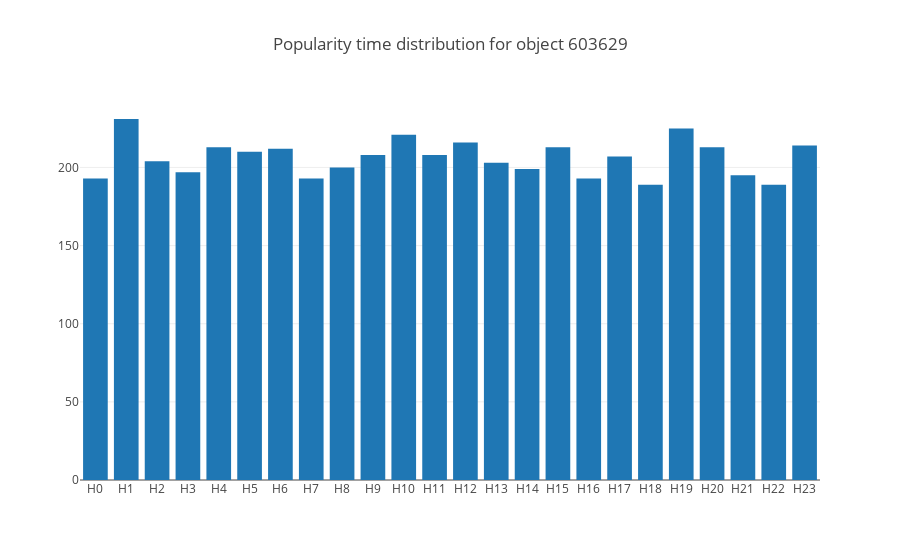
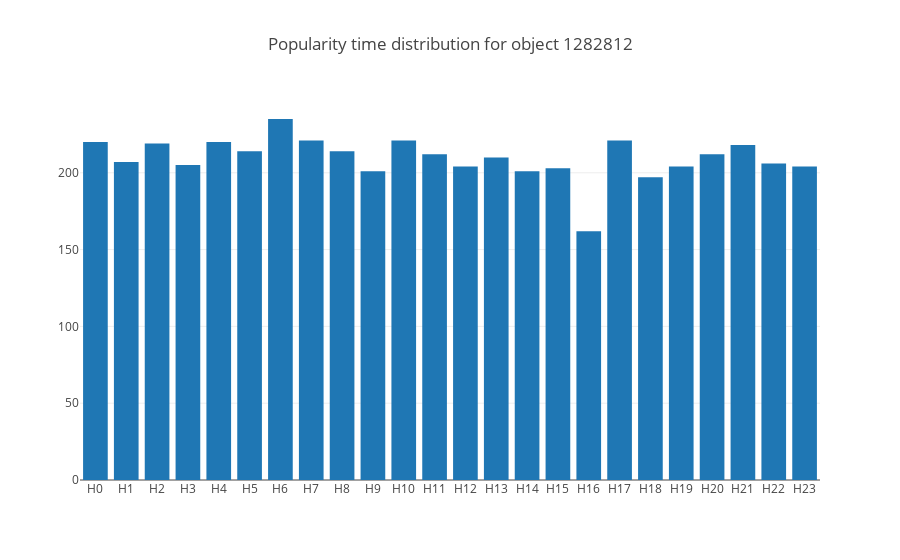
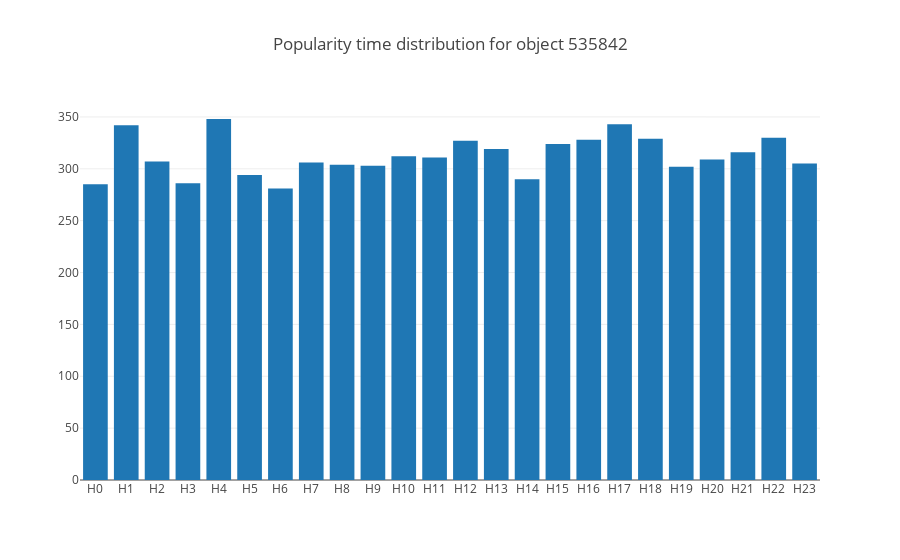

The cell these charts' notebook holds for them, in order:
### Markdown cell above
Визуализируем полученные результаты.

### Code cell
popularity_of_objects.foreach( x => {
    val groups = x(1).asInstanceOf[WrappedArray[Integer]].map(x => "H" + x.toString).toList
    val counts = x(2).asInstanceOf[WrappedArray[Long]].toList
    plot_top_objects("Popularity time distribution for object " + x(0).toString, groups, counts)
})

### Figure 1 — Plotly figure (JSON) as saved in the notebook; plotly's stock layout.template omitted (floating-point values rounded to 4 significant figures)
{"data": [{"type": "bar", "x": ["H0", "H1", "H2", "H3", "H4", "H5", "H6", "H7", "H8", "H9", "H10", "H11", "H12", "H13", "H14", "H15", "H16", "H17", "H18", "H19", "H20", "H21", "H22", "H23"], "y": [193, 231, 204, 197, 213, 210, 212, 193, 200, 208, 221, 208, 216, 203, 199, 213, 193, 207, 189, 225, 213, 195, 189, 214]}], "layout": {"title": "Popularity time distribution for object 603629"}}

### Figure 2 — Plotly figure (JSON) as saved in the notebook; plotly's stock layout.template omitted (floating-point values rounded to 4 significant figures)
{"data": [{"type": "bar", "x": ["H0", "H1", "H2", "H3", "H4", "H5", "H6", "H7", "H8", "H9", "H10", "H11", "H12", "H13", "H14", "H15", "H16", "H17", "H18", "H19", "H20", "H21", "H22", "H23"], "y": [220, 207, 219, 205, 220, 214, 235, 221, 214, 201, 221, 212, 204, 210, 201, 203, 162, 221, 197, 204, 212, 218, 206, 204]}], "layout": {"title": "Popularity time distribution for object 1282812"}}

### Figure 3 — Plotly figure (JSON) as saved in the notebook; plotly's stock layout.template omitted (floating-point values rounded to 4 significant figures)
{"data": [{"type": "bar", "x": ["H0", "H1", "H2", "H3", "H4", "H5", "H6", "H7", "H8", "H9", "H10", "H11", "H12", "H13", "H14", "H15", "H16", "H17", "H18", "H19", "H20", "H21", "H22", "H23"], "y": [285, 342, 307, 286, 348, 294, 281, 306, 304, 303, 312, 311, 327, 319, 290, 324, 328, 343, 329, 302, 309, 316, 330, 305]}], "layout": {"title": "Popularity time distribution for object 535842"}}
